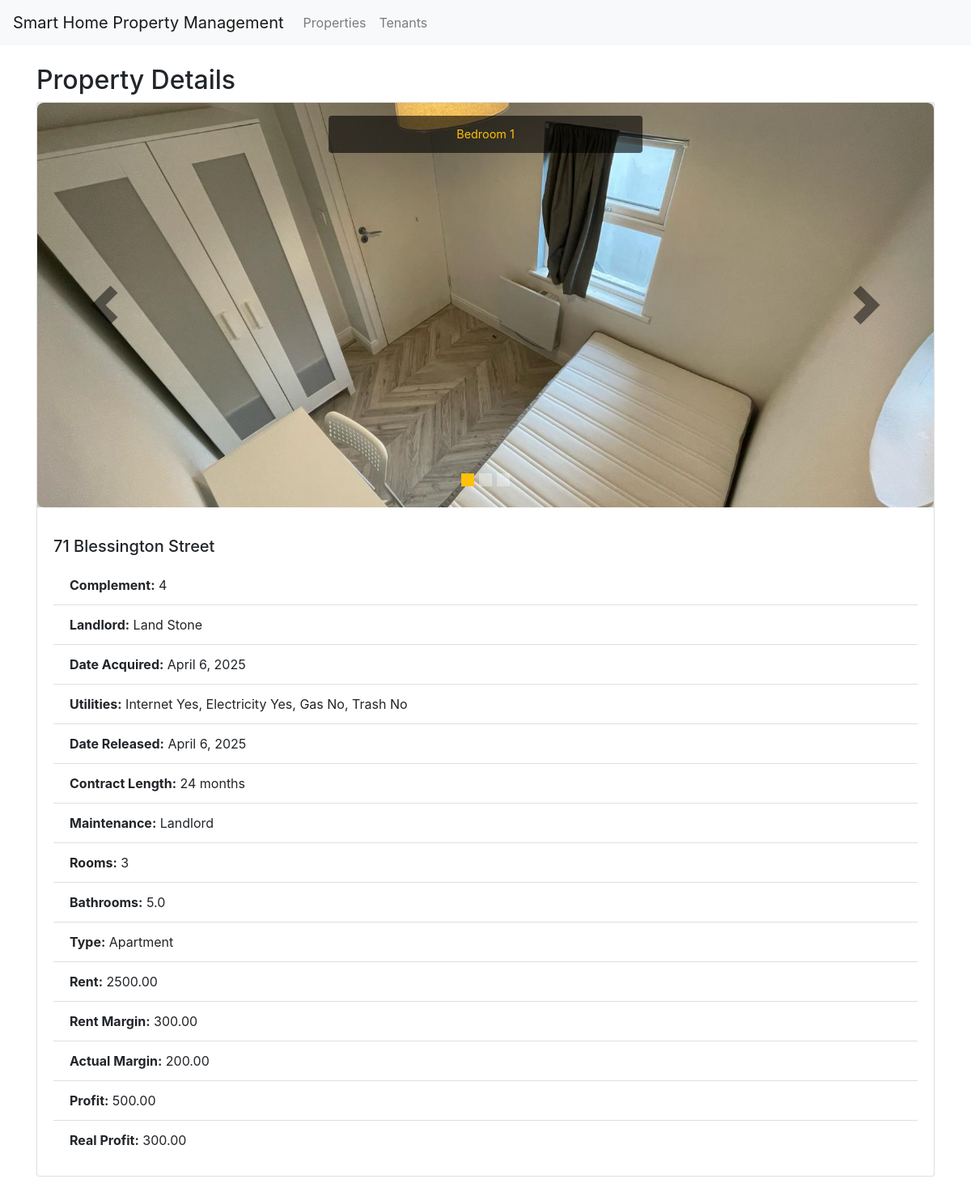
Screenshot of /properties/2/ with the database file from the repository.
### properties/models.py (models this page shows, shortened)
class PropertyImage(models.Model):
    property = models.ForeignKey(
        Property,
        on_delete=models.CASCADE,
        related_name='images'
    )
    image    = models.ImageField(upload_to='property_images/')
    caption  = models.CharField(max_length=200, blank=True)

class Property(models.Model):
    street_number   = models.CharField(max_length=10, blank=True, null=True)
    street_name     = models.CharField(max_length=100, blank=True, null=True)
    complement      = models.CharField(max_length=100, blank=True, null=True)
    landlord        = models.CharField(max_length=100, blank=True, null=True)
    date_acquired   = models.DateField(blank=True, null=True)
    internet        = models.BooleanField(default=False)
    electricity     = models.BooleanField(default=False)
    gas             = models.BooleanField(default=False)
    trash           = models.BooleanField(default=False)
    date_released   = models.DateField(blank=True, null=True)
    contract_length = models.IntegerField(help_text="Contract length in months", default=0)
    property_video  = models.FileField(
        upload_to='property_videos/',
        blank=True,
        null=True,
        help_text="Optional video tour of the property"
    )
    maintenance     = models.TextField(blank=True)
    rooms           = models.IntegerField(default=0)
    bathrooms       = models.DecimalField(max_digits=3, decimal_places=1, default=0.0)
    type            = models.CharField(max_length=50, blank=True)
    rent            = models.DecimalField(max_digits=10, decimal_places=2, default=0.00)
    rent_margin     = models.DecimalField(max_digits=5, decimal_places=2, default=0.00)
    actual_margin   = models.DecimalField(max_digits=5, decimal_places=2, default=0.00)
    profit          = models.DecimalField(max_digits=10, decimal_places=2, default=0.00)
    real_profit     = models.DecimalField(max_digits=10, decimal_places=2, default=0.00)

### properties/views.py (the view)
# urls.py: path('<int:pk>/', PropertyDetailView.as_view(), name='property_detail'),
class PropertyDetailView(DetailView):
    model = Property
    template_name = 'properties/property_detail.html'
    context_object_name = 'property'

### properties/templates/properties/property_detail.html (shortened to what this page needs)
{% extends 'base.html' %}
{% block content %}
<h2>Property Details</h2>
<div class="card mb-4">
  <div id="propertyCarousel"
       class="carousel slide carousel-fade stylish-carousel"
       data-ride="carousel">
    <ol class="carousel-indicators">
      {% for img in property.images.all %}
        <li data-target="#propertyCarousel"
            data-slide-to="{{ forloop.counter0 }}"
            class="{% if forloop.first %}active{% endif %}"></li>
      {% endfor %}
      {% if property.property_video %}
        <li data-target="#propertyCarousel"
            data-slide-to="{{ property.images.count }}"
            class="{% if property.images.count == 0 %}active{% endif %}"></li>
      {% endif %}
    </ol>
    <div class="carousel-inner">
      {% if property.images.count %}
        {% for img in property.images.all %}
          <div class="carousel-item{% if forloop.first %} active{% endif %}">
            <img src="{{ img.image.url }}"
                 class="d-block w-100"
                 alt="{{ img.caption }}">
            {% if img.caption %}
              <div class="carousel-caption">
                <p>{{ img.caption }}</p>
              </div>
            {% endif %}
          </div>
        {% endfor %}
      {% endif %}
    </div>
    <a class="carousel-control-prev"
       href="#propertyCarousel"
       role="button"
       data-slide="prev">
      <span class="carousel-control-prev-icon" aria-hidden="true"></span>
    </a>
    <a class="carousel-control-next"
       href="#propertyCarousel"
       role="button"
       data-slide="next">
      <span class="carousel-control-next-icon" aria-hidden="true"></span>
    </a>
  </div>
  <div class="card-body mt-3">
    <h5 class="card-title">{{ property.street_number }} {{ property.street_name }}</h5>
    <ul class="list-group list-group-flush">
      <li class="list-group-item"><strong>Complement:</strong> {{ property.complement }}</li>
      <li class="list-group-item"><strong>Landlord:</strong> {{ property.landlord }}</li>
      <li class="list-group-item"><strong>Date Acquired:</strong> {{ property.date_acquired }}</li>
      <li class="list-group-item"><strong>Utilities:</strong>
        Internet {{ property.internet|yesno:"Yes,No" }},
        Electricity {{ property.electricity|yesno:"Yes,No" }},
        Gas {{ property.gas|yesno:"Yes,No" }},
        Trash {{ property.trash|yesno:"Yes,No" }}
      </li>
      <li class="list-group-item"><strong>Date Released:</strong> {{ property.date_released }}</li>
      <li class="list-group-item"><strong>Contract Length:</strong> {{ property.contract_length }} months</li>
      <li class="list-group-item"><strong>Maintenance:</strong> {{ property.maintenance }}</li>
      <li class="list-group-item"><strong>Rooms:</strong> {{ property.rooms }}</li>
      <li class="list-group-item"><strong>Bathrooms:</strong> {{ property.bathrooms }}</li>
      <li class="list-group-item"><strong>Type:</strong> {{ property.type }}</li>
      <li class="list-group-item"><strong>Rent:</strong> {{ property.rent }}</li>
      <li class="list-group-item"><strong>Rent Margin:</strong> {{ property.rent_margin }}</li>
      <li class="list-group-item"><strong>Actual Margin:</strong> {{ property.actual_margin }}</li>
      <li class="list-group-item"><strong>Profit:</strong> {{ property.profit }}</li>
      <li class="list-group-item"><strong>Real Profit:</strong> {{ property.real_profit }}</li>
    </ul>
  </div>
</div>
{% endblock %}

### templates/base.html (shortened to what this page needs)
{% load static %}
<!DOCTYPE html>
<html lang="en">
<head>
    <link
      rel="stylesheet"
      href="https://stackpath.bootstrapcdn.com/bootstrap/4.5.2/css/bootstrap.min.css"
    >
    <link
      rel="stylesheet"
      href="{% static 'css/custom.css' %}"
    >
</head>
<body>
<nav class="navbar navbar-expand-lg navbar-light bg-light">
  <a class="navbar-brand" href="#">Smart Home Property Management</a>
  <div class="collapse navbar-collapse" id="navbarNav">
    <ul class="navbar-nav mr-auto">
      <li class="nav-item {% if request.path == '/properties/' %}active{% endif %}">
        <a class="nav-link" href="{% url 'properties:property_list' %}">
          Properties
        </a>
      </li>
      <li class="nav-item {% if request.path == '/tenants/' %}active{% endif %}">
        <a class="nav-link" href="{% url 'tenants:tenant_list' %}">
          Tenants
        </a>
      </li>
    </ul>
  </div>
</nav>
<div class="container mt-4">
    {% block content %}{% endblock %}
</div>
</body>
</html>

### static/css/custom.css (style rules this page uses)
.navbar-nav .nav-link { position: relative; transition: color 0.2s ease; }
.navbar-nav .nav-link::after { content: ''; position: absolute; bottom: 0; left: 0; width: 0; height: 2px; background-color: #007bff; transition: width 0.3s ease; }
.stylish-carousel.carousel-fade .carousel-item { opacity: 0; transition: opacity 0.8s ease-in-out; }
.stylish-carousel.carousel-fade .carousel-item.active { opacity: 1; }
.stylish-carousel .carousel-item img, .stylish-carousel .carousel-item video { border-radius: 0.5rem; box-shadow: 0 8px 20px rgba(0, 0, 0, 0.5); object-fit: cover; max-height: 500px; }
.stylish-carousel .carousel-control-prev-icon, .stylish-carousel .carousel-control-next-icon { filter: invert(1); width: 3rem; height: 3rem; }
.stylish-carousel .carousel-indicators li { background-color: rgba(255,255,255,0.7); width: 1rem; height: 1rem; }
.stylish-carousel .carousel-indicators .active { background-color: #ffc107; }
.stylish-carousel .carousel-caption { position: absolute; top: 1rem; bottom: auto; left: 50%; transform: translateX(-50%); max-width: 60%; padding: 0.75rem 1rem; background: rgba(0, 0, 0, 0.6); border-radius: 0.25rem; z-index: 1; pointer-events: none; }
.stylish-carousel .carousel-caption p { margin: 0; font-size: 0.9rem; color: #ffc107; pointer-events: auto; }

### rows the page displays
PropertyImage: image (picture), caption "Bedroom 1"
Property: street_number "71", street_name "Blessington Street", complement "4", landlord "Land Stone", date_acquired "April 6, 2025", internet "Yes", electricity "Yes", gas "No", trash "No", date_released "April 6, 2025", contract_length "24", maintenance "Landlord", rooms "3", bathrooms "5.0", type "Apartment", rent "2500.00", rent_margin "300.00", actual_margin "200.00", profit "500.00", real_profit "300.00"
